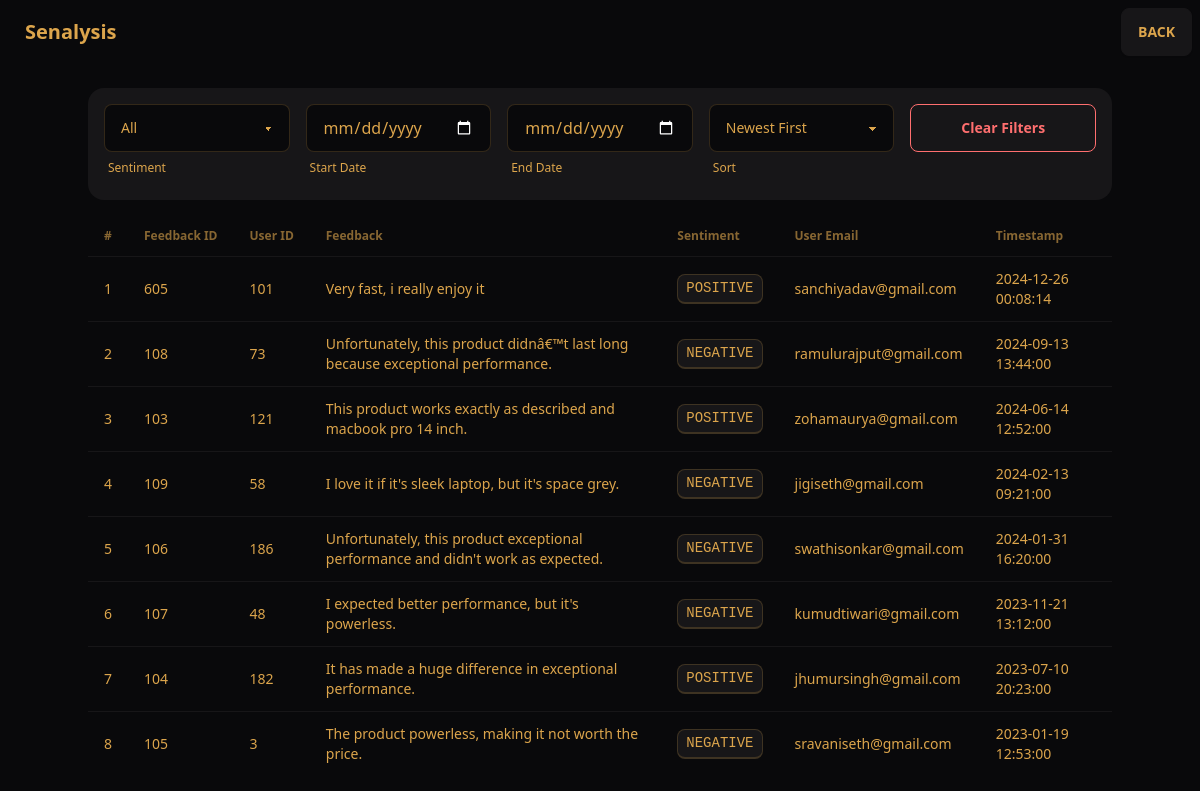
Screenshot of /feedbacks/16 with the database file from the repository.
### tables this page shows
CREATE TABLE "feedback" (
    fid INTEGER PRIMARY KEY AUTOINCREMENT,
    uid INTEGER,
    pid INTEGER,
    feedback TEXT,
    timestamp TEXT DEFAULT CURRENT_TIMESTAMP,
    sentiment TEXT,
    FOREIGN KEY (uid) REFERENCES users (uid),
    FOREIGN KEY (pid) REFERENCES products (pid)
);

CREATE TABLE users (
    uid INTEGER PRIMARY KEY AUTOINCREMENT,
    fname TEXT,
    lname TEXT,
    email TEXT,
    pwd TEXT,
    gender TEXT,
    height REAL,
    weight REAL,
    dob TEXT,
    state TEXT,
    city TEXT
);

### app.py (the view)
@app.route('/feedbacks/<pid>')
def feedbacks(pid):
    conn = get_db_connection()
    cursor = conn.cursor()
    cursor.execute("""
        SELECT f.fid, f.uid, f.feedback, f.sentiment, f.timestamp, u.email
        FROM feedback f
        JOIN users u ON f.uid = u.uid
        WHERE f.pid = ?
        ORDER BY f.timestamp DESC
    """, (pid,))
    feedbacks = cursor.fetchall()
    conn.close()
    return render_template('feedbacks.html', pid=pid, feedbacks=feedbacks)

### app.py (called while the page is built)
def get_db_connection():
    conn = sqlite3.connect(DATABASE)
    conn.row_factory = sqlite3.Row
    return conn

### templates/feedbacks.html (shortened to what this page needs)
{% extends "base.html" %}
{% block content %}
<div class="container mx-auto">
  <h2 class="text-2xl font-semibold text-center mb-6 bg-neutral text-white p-4 rounded-lg">
  </h2>
<div class="filters bg-base-200 p-4 rounded-box mb-4">
    <div class="grid grid-cols-5 gap-4">
      <div>
        <select id="sentiment-filter" class="select select-bordered w-full">
          <option value="all" selected>All</option>
        </select>
        <div class="label">
            <span class="label-text-alt">Sentiment</span>
          </div>
      </div>
      <div class="form-control w-full">
        <input id="start-date" type="date" class="input input-bordered w-full">
        <div class="label">
          <span class="label-text-alt">Start Date</span>
        </div>
      </div>
      <div class="form-control w-full">
        <input id="end-date" type="date" class="input input-bordered w-full">
        <div class="label">
          <span class="label-text-alt">End Date</span>
        </div>
      </div>
      <div>
        <select id="sort-order" class="select select-bordered w-full">
          <option value="desc" selected>Newest First</option>
        </select>
        <div class="label">
            <span class="label-text-alt">Sort</span>
          </div>
      </div>
      <div>
        <button id="clear-filters" class="btn btn-outline btn-error w-full">
          Clear Filters
        </button>
      </div>
    </div>
  </div>
  <table class="table w-full">
    <thead>
      <tr>
        <th>#</th>
        <th>Feedback ID</th>
        <th>User ID</th>
        <th>Feedback</th>
        <th>Sentiment</th>
        <th>User Email</th>
        <th>Timestamp</th>
      </tr>
    </thead>
    <tbody id="feedbacks-table">
      {% for feedback in feedbacks %}
      <tr>
        <td>{{ loop.index }}</td>
        <td>{{ feedback.fid }}</td>
        <td>{{ feedback.uid }}</td>
        <td>{{ feedback.feedback }}</td>
        <td>
          <kbd class="kbd">{{ feedback.sentiment }}</kbd>
        </td>
        <td>{{ feedback.email }}</td>
        <td>{{ feedback.timestamp }}</td>
      </tr>
      {% else %}
      <tr>
        <td colspan="7" class="text-center text-gray-600">
          No feedback submitted yet.
        </td>
      </tr>
      {% endfor %}
    </tbody>
  </table>
</div>
{% endblock %}

### templates/base.html (style rules this page uses)
:root { color-scheme: dark; --pc: 20% 0 0; --sc: 85.5163% 0.012821 261.069149; --ac: 87.3349% 0.010348 338.82597; --inc: 15.8122% 0.024356 237.133883; --suc: 15.6239% 0.038579 132.154381; --wac: 17.2255% 0.027305 102.89115; --erc: 14.3506% 0.035271 22.568916; --rounded-box: 1rem; --rounded-btn: 0.5rem; --rounded-badge: 1.9rem; --animation-btn: 0.25s; --animation-input: .2s; --btn-focus-scale: 0.95; --border-btn: 1px; --tab-border: 1px; --tab-radius: 0.5rem; --p: 100% 0 0; --s: 27.5815% 0.064106 261.069149; --a: 36.6744% 0.051741 338.82597; --n: 24.27% 0.057015 59.825019; --nc: 93.2033% 0.089631 90.861683; --b1: 14.0765% 0.004386 285.822869; --b2: 20.2191% 0.004211 308.22937; --b3: 29.8961% 0.003818 308.318612; --bc: 75.6879% 0.123666 76.890484; --in: 79.0612% 0.121778 237.133883; --su: 78.1197% 0.192894 132.154381; --wa: 86.1274% 0.136524 102.89115; --er: 71.7531% 0.176357 22.568916 }

### rows the page displays
feedback: fid "605", uid "101", feedback "Very fast, i really enjoy it", sentiment "POSITIVE", email "sanchiyadav@gmail.com", timestamp "2024-12-26 00:08:14"
feedback: fid "108", uid "73", feedback "Unfortunately, this product didnâ€™t last long because exceptional performance.", sentiment "NEGATIVE", email "ramulurajput@gmail.com", timestamp "2024-09-13 13:44:00"
feedback: fid "103", uid "121", feedback "This product works exactly as described and macbook pro 14 inch.", sentiment "POSITIVE", email "zohamaurya@gmail.com", timestamp "2024-06-14 12:52:00"
feedback: fid "109", uid "58", feedback "I love it if it's sleek laptop, but it's space grey.", sentiment "NEGATIVE", email "jigiseth@gmail.com", timestamp "2024-02-13 09:21:00"
feedback: fid "106", uid "186", feedback "Unfortunately, this product exceptional performance and didn't work as expected.", sentiment "NEGATIVE", email "swathisonkar@gmail.com", timestamp "2024-01-31 16:20:00"
feedback: fid "107", uid "48", feedback "I expected better performance, but it's powerless.", sentiment "NEGATIVE", email "kumudtiwari@gmail.com", timestamp "2023-11-21 13:12:00"
feedback: fid "104", uid "182", feedback "It has made a huge difference in exceptional performance.", sentiment "POSITIVE", email "jhumursingh@gmail.com", timestamp "2023-07-10 20:23:00"
feedback: fid "105", uid "3", feedback "The product powerless, making it not worth the price.", sentiment "NEGATIVE", email "sravaniseth@gmail.com", timestamp "2023-01-19 12:53:00"
